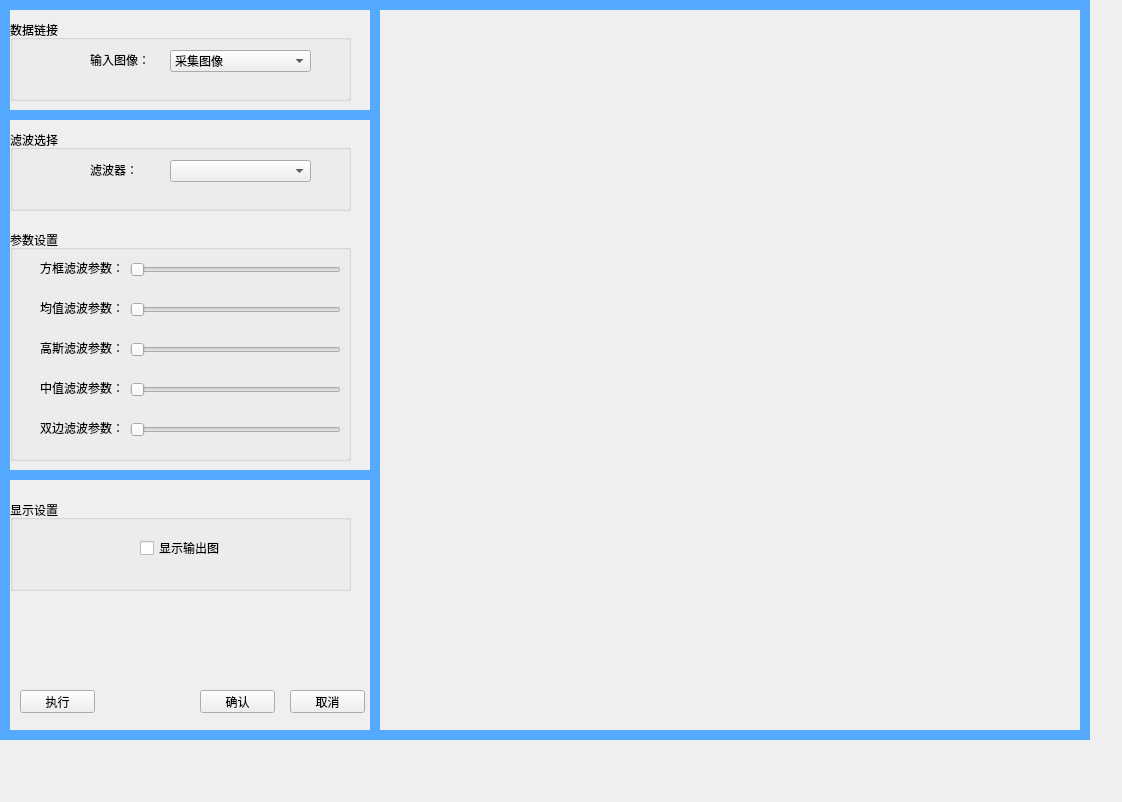
<?xml version="1.0" encoding="UTF-8"?>
<ui version="4.0">
 <class>Filter_Function</class>
 <widget class="QWidget" name="Filter_Function">
  <property name="geometry">
   <rect>
    <x>0</x>
    <y>0</y>
    <width>1122</width>
    <height>802</height>
   </rect>
  </property>
  <property name="windowTitle">
   <string>Filter_Function</string>
  </property>
  <widget class="QGroupBox" name="groupBox">
   <property name="geometry">
    <rect>
     <x>10</x>
     <y>20</y>
     <width>341</width>
     <height>81</height>
    </rect>
   </property>
   <property name="title">
    <string>数据链接</string>
   </property>
   <widget class="QLabel" name="label">
    <property name="geometry">
     <rect>
      <x>80</x>
      <y>30</y>
      <width>61</width>
      <height>20</height>
     </rect>
    </property>
    <property name="text">
     <string>输入图像：</string>
    </property>
   </widget>
   <widget class="QComboBox" name="comboBox">
    <property name="geometry">
     <rect>
      <x>160</x>
      <y>30</y>
      <width>141</width>
      <height>22</height>
     </rect>
    </property>
    <item>
     <property name="text">
      <string>采集图像</string>
     </property>
    </item>
   </widget>
  </widget>
  <widget class="QGroupBox" name="groupBox_2">
   <property name="geometry">
    <rect>
     <x>10</x>
     <y>230</y>
     <width>341</width>
     <height>231</height>
    </rect>
   </property>
   <property name="title">
    <string>参数设置</string>
   </property>
   <widget class="QLabel" name="label_2">
    <property name="geometry">
     <rect>
      <x>30</x>
      <y>30</y>
      <width>81</width>
      <height>16</height>
     </rect>
    </property>
    <property name="text">
     <string>方框滤波参数：</string>
    </property>
   </widget>
   <widget class="QLabel" name="label_3">
    <property name="geometry">
     <rect>
      <x>30</x>
      <y>70</y>
      <width>81</width>
      <height>16</height>
     </rect>
    </property>
    <property name="text">
     <string>均值滤波参数：</string>
    </property>
   </widget>
   <widget class="QLabel" name="label_4">
    <property name="geometry">
     <rect>
      <x>30</x>
      <y>110</y>
      <width>81</width>
      <height>16</height>
     </rect>
    </property>
    <property name="text">
     <string>高斯滤波参数：</string>
    </property>
   </widget>
   <widget class="QLabel" name="label_5">
    <property name="geometry">
     <rect>
      <x>30</x>
      <y>150</y>
      <width>81</width>
      <height>16</height>
     </rect>
    </property>
    <property name="text">
     <string>中值滤波参数：</string>
    </property>
   </widget>
   <widget class="QLabel" name="label_6">
    <property name="geometry">
     <rect>
      <x>30</x>
      <y>190</y>
      <width>81</width>
      <height>16</height>
     </rect>
    </property>
    <property name="text">
     <string>双边滤波参数：</string>
    </property>
   </widget>
   <widget class="QSlider" name="BoxFilterlSlider">
    <property name="geometry">
     <rect>
      <x>120</x>
      <y>30</y>
      <width>211</width>
      <height>19</height>
     </rect>
    </property>
    <property name="orientation">
     <enum>Qt::Horizontal</enum>
    </property>
   </widget>
   <widget class="QSlider" name="MeanBlurSlider">
    <property name="geometry">
     <rect>
      <x>120</x>
      <y>70</y>
      <width>211</width>
      <height>19</height>
     </rect>
    </property>
    <property name="orientation">
     <enum>Qt::Horizontal</enum>
    </property>
   </widget>
   <widget class="QSlider" name="GaussianBlurSlider">
    <property name="geometry">
     <rect>
      <x>120</x>
      <y>110</y>
      <width>211</width>
      <height>19</height>
     </rect>
    </property>
    <property name="orientation">
     <enum>Qt::Horizontal</enum>
    </property>
   </widget>
   <widget class="QSlider" name="MedianBlurSlider">
    <property name="geometry">
     <rect>
      <x>120</x>
      <y>150</y>
      <width>211</width>
      <height>19</height>
     </rect>
    </property>
    <property name="orientation">
     <enum>Qt::Horizontal</enum>
    </property>
   </widget>
   <widget class="QSlider" name="BilateralFilterSlider">
    <property name="geometry">
     <rect>
      <x>120</x>
      <y>190</y>
      <width>211</width>
      <height>19</height>
     </rect>
    </property>
    <property name="orientation">
     <enum>Qt::Horizontal</enum>
    </property>
   </widget>
   <widget class="QLabel" name="label_9">
    <property name="geometry">
     <rect>
      <x>280</x>
      <y>10</y>
      <width>54</width>
      <height>12</height>
     </rect>
    </property>
    <property name="text">
     <string/>
    </property>
   </widget>
   <widget class="QLabel" name="label_10">
    <property name="geometry">
     <rect>
      <x>280</x>
      <y>50</y>
      <width>54</width>
      <height>12</height>
     </rect>
    </property>
    <property name="text">
     <string/>
    </property>
   </widget>
   <widget class="QLabel" name="label_11">
    <property name="geometry">
     <rect>
      <x>280</x>
      <y>90</y>
      <width>54</width>
      <height>12</height>
     </rect>
    </property>
    <property name="text">
     <string/>
    </property>
   </widget>
   <widget class="QLabel" name="label_12">
    <property name="geometry">
     <rect>
      <x>280</x>
      <y>130</y>
      <width>54</width>
      <height>12</height>
     </rect>
    </property>
    <property name="text">
     <string/>
    </property>
   </widget>
   <widget class="QLabel" name="label_13">
    <property name="geometry">
     <rect>
      <x>280</x>
      <y>170</y>
      <width>54</width>
      <height>12</height>
     </rect>
    </property>
    <property name="text">
     <string/>
    </property>
   </widget>
  </widget>
  <widget class="QGroupBox" name="groupBox_3">
   <property name="geometry">
    <rect>
     <x>10</x>
     <y>130</y>
     <width>341</width>
     <height>81</height>
    </rect>
   </property>
   <property name="title">
    <string>滤波选择</string>
   </property>
   <widget class="QLabel" name="label_7">
    <property name="geometry">
     <rect>
      <x>80</x>
      <y>30</y>
      <width>61</width>
      <height>20</height>
     </rect>
    </property>
    <property name="text">
     <string>滤波器：</string>
    </property>
   </widget>
   <widget class="QComboBox" name="comboBox_2">
    <property name="geometry">
     <rect>
      <x>160</x>
      <y>30</y>
      <width>141</width>
      <height>22</height>
     </rect>
    </property>
    <item>
     <property name="text">
      <string/>
     </property>
    </item>
    <item>
     <property name="text">
      <string>BoxFilter</string>
     </property>
    </item>
    <item>
     <property name="text">
      <string>MeanBlur</string>
     </property>
    </item>
    <item>
     <property name="text">
      <string>GaussianBlur</string>
     </property>
    </item>
    <item>
     <property name="text">
      <string>MedianBlur</string>
     </property>
    </item>
    <item>
     <property name="text">
      <string>BilateralFilter</string>
     </property>
    </item>
   </widget>
  </widget>
  <widget class="QGroupBox" name="groupBox_4">
   <property name="geometry">
    <rect>
     <x>10</x>
     <y>500</y>
     <width>341</width>
     <height>91</height>
    </rect>
   </property>
   <property name="title">
    <string>显示设置</string>
   </property>
   <widget class="QCheckBox" name="checkBox">
    <property name="geometry">
     <rect>
      <x>130</x>
      <y>40</y>
      <width>111</width>
      <height>16</height>
     </rect>
    </property>
    <property name="text">
     <string>显示输出图</string>
    </property>
   </widget>
   <widget class="QLabel" name="label_14">
    <property name="geometry">
     <rect>
      <x>130</x>
      <y>60</y>
      <width>81</width>
      <height>20</height>
     </rect>
    </property>
    <property name="text">
     <string/>
    </property>
   </widget>
  </widget>
  <widget class="QPushButton" name="pushButton">
   <property name="geometry">
    <rect>
     <x>20</x>
     <y>690</y>
     <width>75</width>
     <height>23</height>
    </rect>
   </property>
   <property name="text">
    <string>执行</string>
   </property>
  </widget>
  <widget class="QPushButton" name="pushButton_2">
   <property name="geometry">
    <rect>
     <x>290</x>
     <y>690</y>
     <width>75</width>
     <height>23</height>
    </rect>
   </property>
   <property name="text">
    <string>取消</string>
   </property>
  </widget>
  <widget class="QPushButton" name="pushButton_3">
   <property name="geometry">
    <rect>
     <x>200</x>
     <y>690</y>
     <width>75</width>
     <height>23</height>
    </rect>
   </property>
   <property name="text">
    <string>确认</string>
   </property>
  </widget>
  <widget class="QLabel" name="label_15">
   <property name="geometry">
    <rect>
     <x>0</x>
     <y>0</y>
     <width>1090</width>
     <height>10</height>
    </rect>
   </property>
   <property name="styleSheet">
    <string notr="true">background-color: rgb(85, 170, 255);</string>
   </property>
   <property name="text">
    <string/>
   </property>
  </widget>
  <widget class="QLabel" name="label_16">
   <property name="geometry">
    <rect>
     <x>0</x>
     <y>10</y>
     <width>10</width>
     <height>730</height>
    </rect>
   </property>
   <property name="styleSheet">
    <string notr="true">background-color: rgb(85, 170, 255);</string>
   </property>
   <property name="text">
    <string/>
   </property>
  </widget>
  <widget class="QLabel" name="label_17">
   <property name="geometry">
    <rect>
     <x>10</x>
     <y>730</y>
     <width>1080</width>
     <height>10</height>
    </rect>
   </property>
   <property name="styleSheet">
    <string notr="true">background-color: rgb(85, 170, 255);</string>
   </property>
   <property name="text">
    <string/>
   </property>
  </widget>
  <widget class="QLabel" name="label_18">
   <property name="geometry">
    <rect>
     <x>1080</x>
     <y>10</y>
     <width>10</width>
     <height>730</height>
    </rect>
   </property>
   <property name="styleSheet">
    <string notr="true">background-color: rgb(85, 170, 255);</string>
   </property>
   <property name="text">
    <string/>
   </property>
  </widget>
  <widget class="QLabel" name="label_19">
   <property name="geometry">
    <rect>
     <x>370</x>
     <y>10</y>
     <width>10</width>
     <height>720</height>
    </rect>
   </property>
   <property name="styleSheet">
    <string notr="true">background-color: rgb(85, 170, 255);</string>
   </property>
   <property name="text">
    <string/>
   </property>
  </widget>
  <widget class="QLabel" name="label_20">
   <property name="geometry">
    <rect>
     <x>630</x>
     <y>270</y>
     <width>54</width>
     <height>12</height>
    </rect>
   </property>
   <property name="text">
    <string/>
   </property>
  </widget>
  <widget class="QLabel" name="label_8">
   <property name="geometry">
    <rect>
     <x>380</x>
     <y>10</y>
     <width>700</width>
     <height>720</height>
    </rect>
   </property>
   <property name="styleSheet">
    <string notr="true"/>
   </property>
   <property name="text">
    <string/>
   </property>
  </widget>
  <widget class="QLabel" name="label_21">
   <property name="geometry">
    <rect>
     <x>10</x>
     <y>110</y>
     <width>360</width>
     <height>10</height>
    </rect>
   </property>
   <property name="styleSheet">
    <string notr="true">background-color: rgb(85, 170, 255);</string>
   </property>
   <property name="text">
    <string/>
   </property>
  </widget>
  <widget class="QLabel" name="label_22">
   <property name="geometry">
    <rect>
     <x>10</x>
     <y>470</y>
     <width>360</width>
     <height>10</height>
    </rect>
   </property>
   <property name="styleSheet">
    <string notr="true">background-color: rgb(85, 170, 255);</string>
   </property>
   <property name="text">
    <string/>
   </property>
  </widget>
 </widget>
 <layoutdefault spacing="6" margin="11"/>
 <resources/>
 <connections>
  <connection>
   <sender>pushButton</sender>
   <signal>clicked()</signal>
   <receiver>Filter_Function</receiver>
   <slot>on_run_clicked()</slot>
   <hints>
    <hint type="sourcelabel">
     <x>75</x>
     <y>569</y>
    </hint>
    <hint type="destinationlabel">
     <x>36</x>
     <y>536</y>
    </hint>
   </hints>
  </connection>
  <connection>
   <sender>pushButton_3</sender>
   <signal>clicked()</signal>
   <receiver>Filter_Function</receiver>
   <slot>on_sure_clicked()</slot>
   <hints>
    <hint type="sourcelabel">
     <x>241</x>
     <y>573</y>
    </hint>
    <hint type="destinationlabel">
     <x>170</x>
     <y>551</y>
    </hint>
   </hints>
  </connection>
  <connection>
   <sender>pushButton_2</sender>
   <signal>clicked()</signal>
   <receiver>Filter_Function</receiver>
   <slot>on_cancel_clicked()</slot>
   <hints>
    <hint type="sourcelabel">
     <x>323</x>
     <y>566</y>
    </hint>
    <hint type="destinationlabel">
     <x>329</x>
     <y>535</y>
    </hint>
   </hints>
  </connection>
  <connection>
   <sender>comboBox</sender>
   <signal>activated(QString)</signal>
   <receiver>Filter_Function</receiver>
   <slot>activate_comboBox_triggred()</slot>
   <hints>
    <hint type="sourcelabel">
     <x>293</x>
     <y>60</y>
    </hint>
    <hint type="destinationlabel">
     <x>349</x>
     <y>8</y>
    </hint>
   </hints>
  </connection>
  <connection>
   <sender>comboBox_2</sender>
   <signal>activated(QString)</signal>
   <receiver>Filter_Function</receiver>
   <slot>activate_comboBox_2_triggred()</slot>
   <hints>
    <hint type="sourcelabel">
     <x>304</x>
     <y>153</y>
    </hint>
    <hint type="destinationlabel">
     <x>355</x>
     <y>163</y>
    </hint>
   </hints>
  </connection>
  <connection>
   <sender>BoxFilterlSlider</sender>
   <signal>valueChanged(int)</signal>
   <receiver>Filter_Function</receiver>
   <slot>set_boxfilter_value(int)</slot>
   <hints>
    <hint type="sourcelabel">
     <x>336</x>
     <y>239</y>
    </hint>
    <hint type="destinationlabel">
     <x>356</x>
     <y>223</y>
    </hint>
   </hints>
  </connection>
  <connection>
   <sender>MeanBlurSlider</sender>
   <signal>valueChanged(int)</signal>
   <receiver>Filter_Function</receiver>
   <slot>set_meanblur_value(int)</slot>
   <hints>
    <hint type="sourcelabel">
     <x>300</x>
     <y>279</y>
    </hint>
    <hint type="destinationlabel">
     <x>351</x>
     <y>278</y>
    </hint>
   </hints>
  </connection>
  <connection>
   <sender>GaussianBlurSlider</sender>
   <signal>valueChanged(int)</signal>
   <receiver>Filter_Function</receiver>
   <slot>set_gaussianblur_value(int)</slot>
   <hints>
    <hint type="sourcelabel">
     <x>312</x>
     <y>321</y>
    </hint>
    <hint type="destinationlabel">
     <x>357</x>
     <y>327</y>
    </hint>
   </hints>
  </connection>
  <connection>
   <sender>MedianBlurSlider</sender>
   <signal>valueChanged(int)</signal>
   <receiver>Filter_Function</receiver>
   <slot>set_medianblur_value(int)</slot>
   <hints>
    <hint type="sourcelabel">
     <x>333</x>
     <y>360</y>
    </hint>
    <hint type="destinationlabel">
     <x>352</x>
     <y>369</y>
    </hint>
   </hints>
  </connection>
  <connection>
   <sender>BilateralFilterSlider</sender>
   <signal>valueChanged(int)</signal>
   <receiver>Filter_Function</receiver>
   <slot>set_bilateralfilter(int)</slot>
   <hints>
    <hint type="sourcelabel">
     <x>328</x>
     <y>399</y>
    </hint>
    <hint type="destinationlabel">
     <x>348</x>
     <y>434</y>
    </hint>
   </hints>
  </connection>
  <connection>
   <sender>checkBox</sender>
   <signal>stateChanged(int)</signal>
   <receiver>Filter_Function</receiver>
   <slot>on_statechanged(int)</slot>
   <hints>
    <hint type="sourcelabel">
     <x>155</x>
     <y>491</y>
    </hint>
    <hint type="destinationlabel">
     <x>14</x>
     <y>432</y>
    </hint>
   </hints>
  </connection>
 </connections>
 <slots>
  <slot>on_sure_clicked()</slot>
  <slot>on_run_clicked()</slot>
  <slot>on_cancel_clicked()</slot>
  <slot>activate_comboBox_triggred()</slot>
  <slot>activate_comboBox_2_triggred()</slot>
  <slot>set_boxfilter_value(int)</slot>
  <slot>set_meanblur_value(int)</slot>
  <slot>set_gaussianblur_value(int)</slot>
  <slot>set_medianblur_value(int)</slot>
  <slot>set_bilateralfilter(int)</slot>
  <slot>on_statechanged(int)</slot>
 </slots>
</ui>
